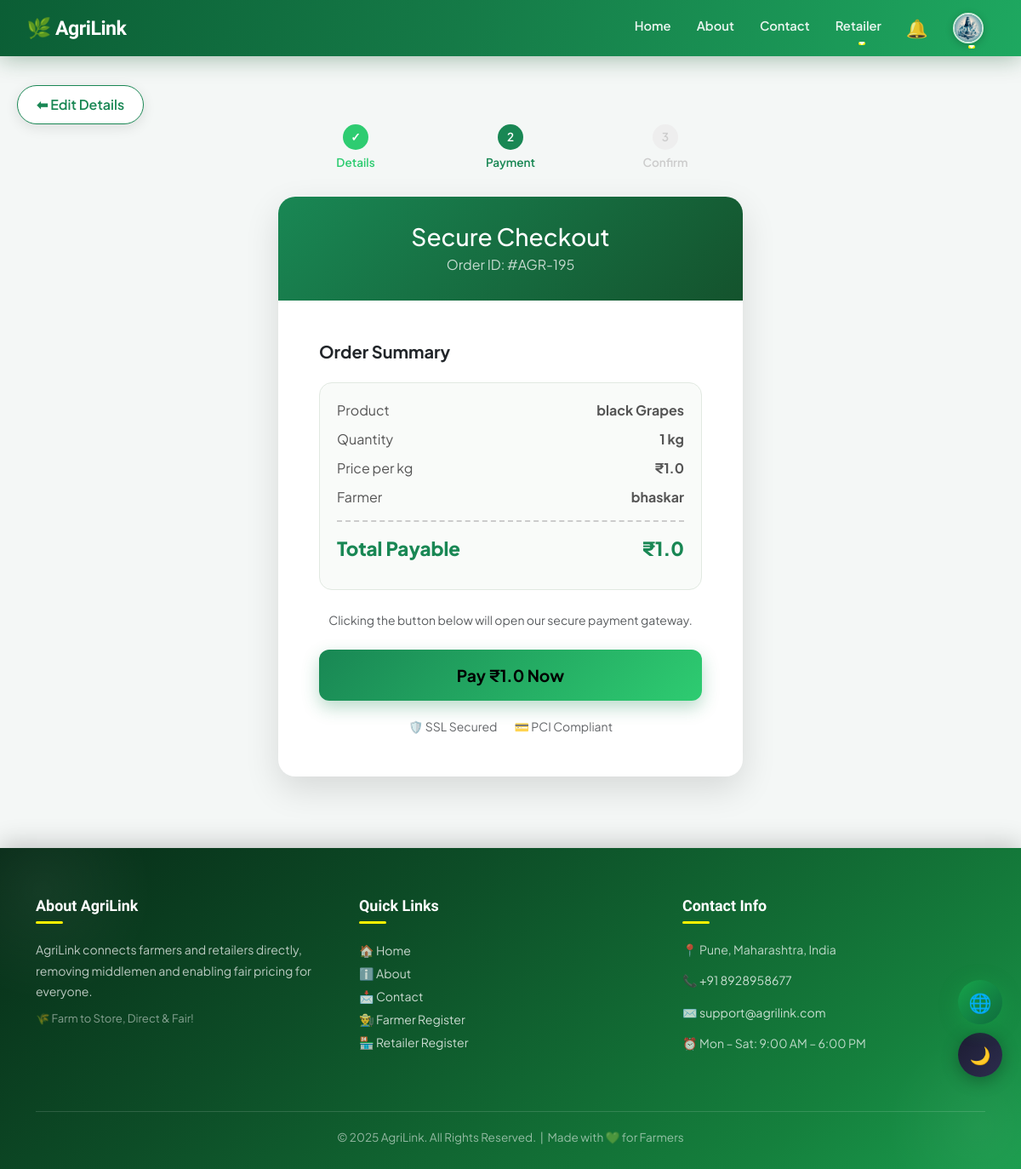
Page /payment/195/ (signed in) on the committed database.
### projectapp/models.py (models this page shows, shortened)
class Order(models.Model):
    STATUS_CHOICES = [
        ('Pending', 'Pending'),
        ('Accepted', 'Accepted'),
        ('Packed', 'Packed'),
        ('Dispatched', 'Dispatched'),
        ('Delivered', 'Delivered'),
        ('Paid', 'Paid'),
    ]
    product = models.ForeignKey('Product', on_delete=models.PROTECT, related_name='orders')
    farmer = models.ForeignKey('Farmer', on_delete=models.CASCADE, related_name='orders', default=1)
    retailer = models.ForeignKey('Retailer', on_delete=models.CASCADE, related_name='orders')
    quantity = models.IntegerField(default=1)
    order_date = models.DateTimeField(auto_now_add=True)
    status = models.CharField(max_length=30, choices=STATUS_CHOICES, default='Pending')
    address = models.TextField(blank=True, null=True)
    contact = models.CharField(max_length=20, blank=True, null=True)
    current_lat = models.FloatField(null=True, blank=True)
    current_lng = models.FloatField(null=True, blank=True)
    driver = models.ForeignKey('Driver', on_delete=models.SET_NULL, null=True, blank=True)
    total_amount = models.FloatField(default=0.0)
    farmer_paid = models.BooleanField(default=False)  # ✅ ADD THIS

class Product(models.Model):
    product = models.CharField(max_length=100)
    description = models.TextField()
    created_at = models.DateTimeField(default=timezone.now)
    price = models.FloatField()
    latitude = models.FloatField(null=True, blank=True)  # 🆕
    longitude = models.FloatField(null=True, blank=True)  # 🆕
    quantity = models.IntegerField()
    location = models.CharField(max_length=50)
    image = models.ImageField(upload_to='product_images/', blank=True, null=True)
    farmer = models.ForeignKey('Farmer', on_delete=models.CASCADE, related_name='products')

class Farmer(models.Model):
    name = models.CharField(max_length=100)
    email = models.EmailField()
    password = models.CharField(max_length=100)
    contact = models.CharField(max_length=20)
    address = models.TextField()
    gender = models.CharField(max_length=10)
    first_login = models.BooleanField(default=True)
    profile_image = models.ImageField(upload_to='profiles/', default='profiles/default.jpg')
    bank_account_number = models.CharField(max_length=20, blank=True, null=True)
    ifsc_code = models.CharField(max_length=15, blank=True, null=True)

### projectapp/views.py (the view)
# urls.py: path("payment/<int:order_id>/", views.payment_page, name="payment_page"),
def payment_page(request, order_id):
    order = get_object_or_404(Order, id=order_id)
    if request.session.get('user_type') != 'retailer' or request.session.get('name') != order.retailer.name:
        return HttpResponseForbidden("Not authorized.")
    amount_rupees = order.quantity * order.product.price   # total amount
    try:
        amount_paise = int(round(amount_rupees * 100))  # convert to paise
    except Exception:
        amount_paise = int(order.product.price * 100)
    client = razorpay.Client(auth=(settings.RAZORPAY_KEY_ID, settings.RAZORPAY_KEY_SECRET))
    razorpay_order = client.order.create({
        "amount": amount_paise,
        "currency": "INR",
        "payment_capture": "1"
    })
    context = {
        "product": order.product,
        "order": order,
        "amount": amount_rupees,
        "razorpay_order_id": razorpay_order["id"],
        "razorpay_key": settings.RAZORPAY_KEY_ID,
    }
    return render(request, "payment_page.html", context)

### projectapp/context_processors.py (called while the page is built)
def navbar_notifications(request):
    user_type = request.session.get('user_type')
    name = request.session.get('name')
    notes = []
    if user_type == "farmer" and name:
        notes = Notification.objects.filter(receiver_farmer__name=name, is_read=False).order_by('-timestamp')
    elif user_type == "retailer" and name:
        notes = Notification.objects.filter(receiver_retailer__name=name, is_read=False).order_by('-timestamp')
    elif user_type == "driver" and name:
        notes = Notification.objects.filter(receiver_driver__name=name, is_read=False).order_by('-timestamp')
    return {'navbar_notes': notes, 'user_type': user_type}

### projectapp/templates/payment_page.html (shortened to what this page needs)
{% extends 'master.html' %}
{% block body %}
<div class="back-btn-wrapper">
    <button class="back-btn" onclick="goBack()">⬅ Edit Details</button>
</div>
<div class="container mb-5">
    <div class="row justify-content-center">
        <div class="col-lg-6">
            <div class="order-steps">
                <div class="step completed"><span class="step-icon">✓</span>Details</div>
                <div class="step active"><span class="step-icon">2</span>Payment</div>
                <div class="step"><span class="step-icon">3</span>Confirm</div>
            </div>
            <div class="card payment-card">
                <div class="payment-header">
                    <h3 class="mb-1">Secure Checkout</h3>
                    <p class="mb-0 opacity-75">Order ID: #AGR-{{ order.id }}</p>
                </div>
                <div class="card-body p-4 p-md-5">
                    <h5 class="mb-4 fw-bold">Order Summary</h5>
                    <div class="bill-details">
                        <div class="bill-row">
                            <span>Product</span>
                            <strong>{{ product.product }}</strong>
                        </div>
                        <div class="bill-row">
                            <span>Quantity</span>
                            <strong>{{ order.quantity }} kg</strong>
                        </div>
                        <div class="bill-row">
                            <span>Price per kg</span>
                            <strong>₹{{ product.price }}</strong>
                        </div>
                        <div class="bill-row">
                            <span>Farmer</span>
                            <strong>{{ product.farmer.name }}</strong>
                        </div>
                        <div class="bill-row total-row">
                            <span>Total Payable</span>
                            <span>₹{{ amount }}</span>
                        </div>
                    </div>
                    <p class="text-center text-muted small mb-4">
                        Clicking the button below will open our secure payment gateway.
                    </p>
                    <button id="rzp-button1">Pay ₹{{ amount }} Now</button>
                    <div class="trust-badges">
                        <small>🛡️ SSL Secured</small>
                        <small>💳 PCI Compliant</small>
                    </div>
                </div>
            </div>
        </div>
    </div>
</div>
{% endblock %}

### projectapp/templates/master.html (style rules this page uses)
:root { --g50: #f0fdf4; --g100: #dcfce7; --g200: #bbf7d0; --g400: #4ade80; --g500: #22c55e; --g600: #16a34a; --g700: #15803d; --g800: #166534; --g900: #14532d; --bg: #ffffff; --bg2: #f0fdf4; --bg3: #ffffff; --txt: #0d1f14; --txt2: #3d6650; --txt3: #6b8070; --bdr: #d1fae5; --inp: #f8fffc; --sh1: 0 1px 4px rgba(10,40,20,.07); --sh2: 0 4px 18px rgba(10,40,20,.11); --sh3: 0 14px 44px rgba(10,40,20,.15); --stripe: #f0fdf4; }
*, *::before, *::after { box-sizing: border-box; }
html { scroll-behavior: smooth; }
body { font-family: 'Plus Jakarta Sans', sans-serif; background: var(--bg); color: var(--txt); transition: background .35s, color .35s; overflow-x: hidden; top: 0 !important; margin: 0; padding: 0; }

### projectapp/templates/payment_page.html (style rules this page uses)
body { background: #f4f7f6; }
.back-btn-wrapper { margin-top: 100px; margin-left: 20px; }
.back-btn { border: none; padding: 10px 22px; border-radius: 50px; background: #fff; color: #198754; font-weight: 600; cursor: pointer; box-shadow: 0 4px 15px rgba(0,0,0,0.1); transition: .3s; border: 1px solid #198754; }
.payment-card { border-radius: 20px; border: none; overflow: hidden; box-shadow: 0 15px 40px rgba(0,0,0,0.12) !important; background: #fff; }
.payment-header { background: linear-gradient(135deg, #198754, #14532d); color: white; padding: 30px; text-align: center; }
.bill-details { background: #f9fbf9; border-radius: 15px; padding: 20px; border: 1px solid #e1e9e1; margin-bottom: 25px; }
.bill-row { display: flex; justify-content: space-between; margin-bottom: 10px; color: #555; font-size: 1rem; }
.total-row { border-top: 2px dashed #ccc; padding-top: 15px; margin-top: 15px; font-weight: 800; color: #198754; font-size: 1.4rem; }
#rzp-button1 { background: linear-gradient(135deg, #198754, #2ecc71); border: none; border-radius: 12px; padding: 16px; font-weight: 700; font-size: 1.2rem; transition: 0.3s; box-shadow: 0 8px 20px rgba(25, 135, 84, 0.3); width: 100%; }
.order-steps { display: flex; justify-content: space-between; margin-bottom: 30px; }
.step { text-align: center; flex: 1; font-size: 0.85rem; font-weight: 600; color: #ccc; }
.step.active { color: #198754; }
.step.completed { color: #2ecc71; }
.step-icon { width: 30px; height: 30px; line-height: 30px; border-radius: 50%; background: #eee; display: block; margin: 0 auto 5px; }
.step.active .step-icon { background: #198754; color: #fff; }
.step.completed .step-icon { background: #2ecc71; color: #fff; }
.trust-badges { display: flex; justify-content: center; gap: 20px; margin-top: 20px; opacity: 0.7; }

### rows in the picture
Order: id "195", quantity "1"
Product: product "black Grapes", price "1.0", farmer.name "bhaskar"

### other values in the picture
{{ amount }} "1.0"
